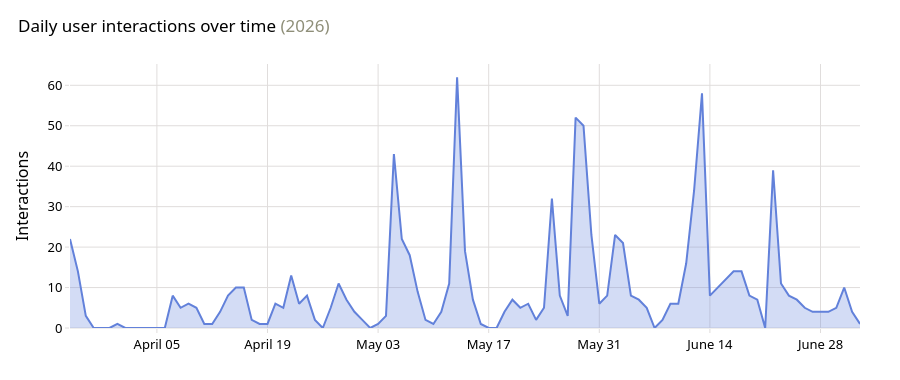

Here is the notebook cell this chart was saved with:
### Markdown cell above
### 2.1 Daily chatbot usage

*Adoption over time — a **behavioural** signal (when people actually reach for
Sami), not a static head-count.* Daily interaction volume: growth, drop-offs and
spikes. This is reach, **not** satisfaction (see the caution above).

### Code cell
# How has daily chatbot usage evolved (growth, drop-offs, spikes)?
timeline = df.dropna(subset=['Timestamp']).set_index('Timestamp').resample('D').size()
yr = timeline.index.year.min()

fig = go.Figure()
fig.add_scatter(x=timeline.index, y=timeline.values, mode='lines',
                line=dict(color=PRIMARY, width=2), fill='tozeroy',
                fillcolor='rgba(98,129,218,0.28)',
                hovertemplate="%{x|%B %d}<br>%{y} interactions<extra></extra>")
fig.update_layout(
    title=f"Daily user interactions over time <span style='color:#8E8E78'>({yr})</span>",
    xaxis=dict(title="", tickformat=DATE_FMT),
    yaxis=dict(title="Interactions"),
    height=380, margin=dict(t=64))
fig.show()
